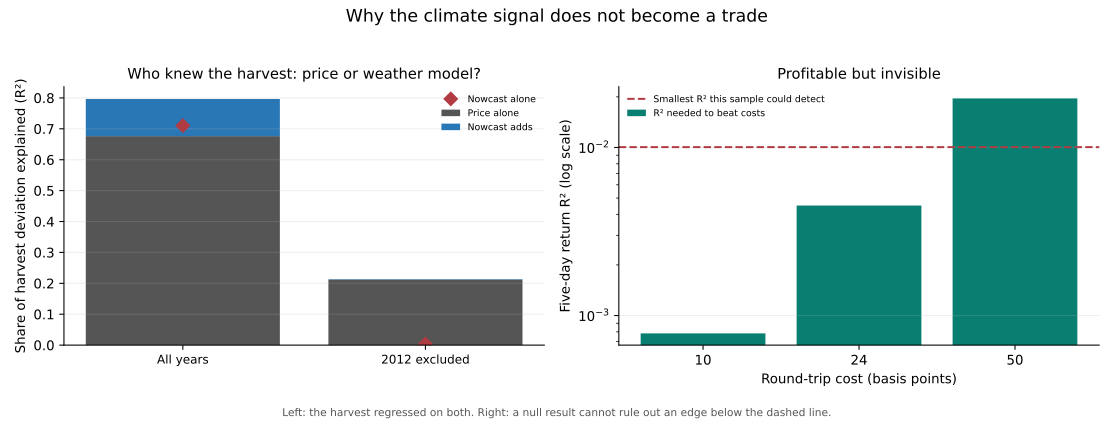

Here is the Python script that generated this plot:
"""Why the corn weather signal does not trade: already priced, and undetectable.

Two tests the return backtests cannot perform on themselves. First an
information horse race on the physical harvest, asking whether the published
nowcast still explains the yield once the contemporaneous new-crop futures price
is in the model. Then a power and cost budget, comparing the edge a strategy
needs to pay its costs with the smallest edge this sample could have detected.
Neither fits or refits a model; the forecasts raced here are the committed ones.
"""

from __future__ import annotations

import argparse
import hashlib
import sys
from pathlib import Path

import matplotlib
import pandas as pd

matplotlib.use("Agg")
import matplotlib.pyplot as plt  # noqa: E402

ROOT = Path(__file__).resolve().parents[1]
if str(ROOT / "src") not in sys.path:
    sys.path.insert(0, str(ROOT / "src"))

from pipeline.price_information import (  # noqa: E402
    ALPHA, COST_BPS, POWER, continuous_signal, december_contract_signal,
    horse_race, power_budget, return_moments,
)
from pipeline.storage import ProcessedStore, default_data_root  # noqa: E402

HEADLINE_FEATURE_SET = "points_drought"
FEASIBLE_ISSUE = 8
# The dated new-crop contract is the right instrument; the continuous series is
# the sample extension, and the two are reported separately rather than pooled.
PRIMARY_SOURCE = "december_contract"
SOURCE_LABELS = {"december_contract": "New-crop December contract (dated)",
                 "continuous_front": "Continuous front month"}
INPUT_TABLES = ("yahoo_prices_daily", "futures_contracts")
PREDICTIONS = "corn_yield_nowcast_predictions.csv"


def fingerprints(store: ProcessedStore, extra: dict[str, Path]) -> dict[str, str]:
    paths = {name: store.path(name) for name in INPUT_TABLES}
    paths.update(extra)
    result = {}
    for name, path in paths.items():
        digest = hashlib.sha256()
        with path.open("rb") as handle:
            for block in iter(lambda: handle.read(1024 * 1024), b""):
                digest.update(block)
        result[name] = digest.hexdigest()
    return result


def _save_svg(figure, path: Path) -> None:
    figure.savefig(path, metadata={"Date": None})
    path.write_text("\n".join(line.rstrip() for line
                              in path.read_text().splitlines()) + "\n")


def plot_information(race: pd.DataFrame, budget: pd.DataFrame,
                     output_dir: Path) -> None:
    """Shared versus incremental explanation, and the detectability gap."""
    with plt.rc_context({"svg.fonttype": "none",
                         "svg.hashsalt": "corn-price-information-v1"}):
        fig, axes = plt.subplots(1, 2, figsize=(11.6, 4.4))
        frame = race.loc[(race["price_source"] == PRIMARY_SOURCE)
                         & (race["issue_month"] == FEASIBLE_ISSUE)
                         & (race["feature_set"] == HEADLINE_FEATURE_SET)]
        labels, position = [], 0
        for sample in ("all_years", "exclude_2012"):
            row = frame.loc[frame["sample"] == sample]
            if row.empty:
                continue
            row = row.iloc[0]
            axes[0].bar(position, row["price_r2"], color="#555555",
                        label="Price alone" if position == 0 else None)
            axes[0].bar(position, row["incremental_r2"],
                        bottom=row["price_r2"], color="#2977b5",
                        label="Nowcast adds" if position == 0 else None)
            axes[0].plot([position], [row["nowcast_r2"]], marker="D",
                         color="#b13b42", markersize=7, linestyle="none",
                         label="Nowcast alone" if position == 0 else None)
            labels.append("All years" if sample == "all_years"
                          else "2012 excluded")
            position += 1
        axes[0].set_xticks(range(len(labels)))
        axes[0].set_xticklabels(labels, fontsize=9)
        axes[0].set_ylabel("Share of harvest deviation explained (R²)")
        axes[0].set_title("Who knew the harvest: price or weather model?",
                          fontsize=11)
        axes[0].legend(frameon=False, fontsize=7)

        horizon = budget.loc[budget["horizon_days"] == 5].sort_values("cost_bps")
        if not horizon.empty:
            axes[1].bar([str(int(cost)) for cost in horizon["cost_bps"]],
                        horizon["break_even_r2"], color="#087f70",
                        label="R² needed to beat costs")
            axes[1].axhline(float(horizon["detectable_r2"].iloc[0]),
                            color="#b13b42", linestyle="--",
                            label="Smallest R² this sample could detect")
            axes[1].set_yscale("log")
            axes[1].set_xlabel("Round-trip cost (basis points)")
            axes[1].set_ylabel("Five-day return R² (log scale)")
            axes[1].set_title("Profitable but invisible", fontsize=11)
            axes[1].legend(frameon=False, fontsize=7)
        for ax in axes:
            ax.grid(axis="y", alpha=0.2)
            ax.spines[["top", "right"]].set_visible(False)
        fig.suptitle("Why the climate signal does not become a trade",
                     fontsize=13)
        fig.text(0.5, 0.015, "Left: the harvest regressed on both. Right: a "
                 "null result cannot rule out an edge below the dashed line.",
                 ha="center", fontsize=8, color="#555555")
        fig.tight_layout(rect=(0, 0.05, 1, 0.95))
        _save_svg(fig, output_dir / "corn_price_information.svg")
        plt.close(fig)


def _race_table(frame: pd.DataFrame) -> list[str]:
    lines = [
        "| Sample | Issue | Price source | Harvests | Nowcast R² | Price R² | "
        "Joint R² | Nowcast adds | Drop-one range | Nowcast β kept | "
        "β excludes 0 |",
        "|---|---|---|---:|---:|---:|---:|---:|---|---:|---|",
    ]
    for row in frame.itertuples(index=False):
        kept = ("—" if pd.isna(row.nowcast_beta_retained)
                else f"{row.nowcast_beta_retained:.0%}")
        lines.append(
            f"| {row.sample} | {int(row.issue_month):02d}-01 | "
            f"{SOURCE_LABELS.get(row.price_source, row.price_source)} | "
            f"{row.harvests} | {row.nowcast_r2:+.3f} | {row.price_r2:+.3f} | "
            f"{row.joint_r2:+.3f} | {row.incremental_r2:+.3f} | "
            f"{row.incremental_r2_min_drop_one:+.3f} to "
            f"{row.incremental_r2_max_drop_one:+.3f} | {kept} | "
            f"{'yes' if row.nowcast_beta_excludes_zero else 'no'} |")
    return lines


def _budget_table(budget: pd.DataFrame) -> list[str]:
    lines = [
        "| Horizon | Independent draws | Cost | Break-even R² | "
        "Detectable R² | Draws needed | Shortfall | Blind? |",
        "|---|---:|---:|---:|---:|---:|---:|---|",
    ]
    for row in budget.itertuples(index=False):
        lines.append(
            f"| {row.horizon_days}-day | {row.independent_observations} | "
            f"{row.cost_bps:.0f} bps | {row.break_even_r2:.5f} | "
            f"{row.detectable_r2:.5f} | {row.observations_needed:,.0f} | "
            f"{row.observation_shortfall:.1f}× | "
            f"{'**yes**' if row.blind_to_profitable_signal else 'no'} |")
    return lines


def render_report(race: pd.DataFrame, moments: pd.DataFrame,
                  budget: pd.DataFrame, *, hashes: dict[str, str]) -> str:
    primary = race.loc[(race["price_source"] == PRIMARY_SOURCE)
                       & (race["issue_month"] == FEASIBLE_ISSUE)
                       & (race["feature_set"] == HEADLINE_FEATURE_SET)]
    full = primary.loc[primary["sample"] == "all_years"]
    excluded = primary.loc[primary["sample"] == "exclude_2012"]
    secondary = race.loc[(race["price_source"] == "continuous_front")
                         & (race["issue_month"] == FEASIBLE_ISSUE)
                         & (race["feature_set"] == HEADLINE_FEATURE_SET)
                         & (race["sample"] == "all_years")]
    five = budget.loc[budget["horizon_days"] == 5]
    blind = five.loc[five["blind_to_profitable_signal"]]
    lines = [
        "# Why the climate signal does not become a trade", "",
        "Every return test in this repository reports approximately zero or "
        "negative out-of-sample skill. That result is consistent with several "
        "different worlds, and the backtests cannot tell them apart on their "
        "own. Two of them are separated here: the information was already in "
        "the price, and the sample was too small to see an edge worth having.", "",
        "## Test one: was the weather already in the price?", "",
        "The race is run on the **harvest**, not on returns. Regressing returns "
        "on a signal asks whether the signal predicts the price, which every "
        "backtest here already answered. Regressing the realised yield "
        "deviation on the published nowcast, on the contemporaneous new-crop "
        "price change, and on both together asks who knew what — the question "
        "that separates an efficient market from a useless model.", "",
        "The price signal is the log change in the new-crop December contract "
        "from April 1 to the issue date: how much the market marked that "
        "harvest up while it was being grown. The dated contract is the right "
        "instrument, and the continuous front month is reported alongside it "
        "only because it reaches further back. Nothing is refit: the forecasts "
        "are read from the committed nowcast prediction file.", "",
        *_race_table(race.loc[
            (race["issue_month"] == FEASIBLE_ISSUE)
            & (race["feature_set"] == HEADLINE_FEATURE_SET)].sort_values(
                ["price_source", "sample"])), "",
        "![Information and power](corn_price_information.svg)", "",
    ]
    if not full.empty and not excluded.empty:
        full, excluded = full.iloc[0], excluded.iloc[0]
        lines += [
            "**Largely, yes.** Across all years the nowcast explains "
            f"{full.nowcast_r2:.3f} of the harvest deviation and the December "
            f"price {full.price_r2:.3f}; together they reach {full.joint_r2:.3f}, "
            "so they are mostly explaining the same thing. What the nowcast "
            f"adds on top of the price is {full.incremental_r2:+.3f}, its "
            f"coefficient keeps {full.nowcast_beta_retained:.0%} of its "
            "standalone value once the price is included, and the whole-harvest "
            "bootstrap on that coefficient "
            + ("excludes" if full.nowcast_beta_excludes_zero else "does not exclude")
            + " zero.", "",
            "Removing 2012 and refitting leaves the nowcast explaining "
            f"{excluded.nowcast_r2:+.3f} against the price's "
            f"{excluded.price_r2:+.3f}, with an incremental contribution of "
            f"{excluded.incremental_r2:+.3f}. On the thirteen remaining harvests "
            "the weather model adds essentially nothing to what the futures "
            "price already said, and the price retains the larger share of what "
            "little is explained.", "",
        ]
    if not secondary.empty:
        secondary = secondary.iloc[0]
        lines += [
            "The two price sources disagree, and the disagreement is "
            "interpretable rather than troubling. On the continuous front month "
            f"the nowcast's incremental contribution is {secondary.incremental_r2:+.3f} "
            "and its coefficient does survive the bootstrap. But in August the "
            "front month is a mixture of old and new crop carrying roll "
            "artefacts, so it is a worse statement of new-crop expectations and "
            "leaves more room for the weather model to look informative. The "
            "cleaner instrument is the one that subsumes the signal, which is "
            "the direction an efficiency argument predicts.", "",
        ]
    lines += [
        "## Test two: could this sample have seen a tradeable edge?", "",
        "A strategy needs only a small edge to beat costs, and a small edge "
        "needs a large sample to separate from zero. Those two thresholds are "
        "different quantities and are computed separately here. Break-even "
        "assumes a position taking the sign of the forecast on jointly normal "
        "draws, where expected gross profit per trade is "
        "`sd × sqrt(2/π) × correlation`. Detection uses the conventional "
        f"{ALPHA:.0%} two-sided test at {POWER:.0%} power. Only non-overlapping "
        "returns are counted, because overlapping windows are not independent "
        "observations.", "",
        "### Growing-season return dispersion", "",
        "| Horizon | SD | Overlapping | Independent | Window |",
        "|---|---:|---:|---:|---|",
    ]
    for row in moments.itertuples(index=False):
        lines.append(
            f"| {row.horizon_days}-day | {row.return_sd:.4f} | "
            f"{row.overlapping_observations} | {row.independent_observations} | "
            f"{row.first_date} to {row.last_date} |")
    lines += [
        "", "### What pays, against what could be measured", "",
        *_budget_table(budget.sort_values(["horizon_days", "cost_bps"])), "",
    ]
    if not blind.empty:
        worst = blind.loc[blind["cost_bps"].idxmin()]
        lines += [
            f"At five days and {worst.cost_bps:.0f} basis points a sign rule "
            f"breaks even at an R² of {worst.break_even_r2:.5f}, while the "
            f"{worst.independent_observations} independent growing-season "
            "returns in this archive can only distinguish an R² of "
            f"{worst.detectable_r2:.5f} from zero — a factor of "
            f"{worst.detectable_r2 / worst.break_even_r2:.0f}. Detecting the "
            f"break-even edge would need about "
            f"{worst.observations_needed:,.0f} independent observations, "
            f"{worst.observation_shortfall:.0f} times what exists.", "",
            "**So there is a band of signal strengths that would be profitable "
            "and invisible**, and a null result cannot rule them out. Every "
            "cost level marked *yes* above sits in that band.", "",
        ]
    lines += [
        "## What this does and does not excuse", "",
        "The power budget is a statement about the experiment's resolution, not "
        "a defence of its result, and it would be a misreading to take it as "
        "one. The backtests in this repository did not merely fail to reach "
        "significance. The locked USDA Crop Progress model lost 52.7% after "
        "costs, the sealed GEFS holdout lost 7.3% with −0.98 Sharpe, and the "
        "frozen signal's next-open replay returned −7.1%. A true edge too small "
        "to detect produces results scattered near zero; it does not produce "
        "losses of that size. Those outcomes are evidence against a positive "
        "edge in their own right, and they are consistent with the execution "
        "attribution's finding that real per-contract costs removed far more "
        "than the ten-basis-point bridge assumed.", "",
        "Read together, the two tests give a specific answer to why the climate "
        "signal does not translate into profitable trades. The information is "
        "largely public and already impounded in the new-crop price by the time "
        "a weather model can compute it, so there is little left to trade. "
        "Whatever remains is smaller than this sample can measure at realistic "
        "costs, so no amount of further modelling on this archive could "
        "establish it. And the executed attempts lost money rather than "
        "hovering near zero, which is the strongest of the three signs.", "",
        "## Limits", "",
        "The horse race has fourteen harvests on the dated contract and "
        "sixteen on the continuous series, so every R² in it is a small-sample "
        "quantity and the all-years figures are visibly carried by 2012 — the "
        "drop-one columns show by how much. A four-month price change is one "
        "summary of market expectations among many; options-implied "
        "distributions and the old-crop/new-crop spread are not tested. The "
        "break-even arithmetic assumes normality and an every-period sign rule, "
        "while the project's models hold sometimes, which trades breadth "
        "against cost. The power calculation treats non-overlapping returns as "
        "independent, which ignores remaining seasonality and volatility "
        "clustering and so is optimistic about the sample. No model is refit, no "
        "trading specification is changed, and no sealed holdout is opened.", "",
        "## Reproduce", "",
        "```bash", "PYTHONPATH=src python analysis/corn_price_information.py",
        "```", "",
        "Requires the nowcast evaluation to have been run first. Use "
        "`--data-root`, `--output-dir`, and `--cost-bps` to vary the "
        "assumptions. Inspect the "
        "[horse race](corn_price_information_race.csv), "
        "[price signals](corn_price_information_signals.csv), "
        "[return moments](corn_price_information_moments.csv), and "
        "[power budget](corn_price_information_budget.csv). Input "
        "fingerprints:", "",
    ]
    lines.extend(f"- `{name}`: `{value}`" for name, value in hashes.items())
    return "\n".join(lines) + "\n"


def main() -> None:
    parser = argparse.ArgumentParser(description=__doc__)
    parser.add_argument("--data-root", type=Path, default=default_data_root())
    parser.add_argument("--input-dir", type=Path, default=ROOT / "analysis")
    parser.add_argument("--output-dir", type=Path, default=ROOT / "analysis")
    parser.add_argument("--cost-bps", type=float, nargs="+",
                        default=list(COST_BPS))
    args = parser.parse_args()
    store = ProcessedStore(args.data_root)

    predictions_path = args.input_dir / PREDICTIONS
    if not predictions_path.exists():
        raise SystemExit(f"missing {predictions_path}; run the nowcast first")
    predictions = pd.read_csv(predictions_path)
    predictions = predictions.loc[predictions["feature_set"] != "trend_only"]

    signals = pd.concat([
        december_contract_signal(store.read("futures_contracts")),
        continuous_signal(store.read("yahoo_prices_daily")),
    ], ignore_index=True)
    race = horse_race(predictions, signals)
    if race.empty:
        raise SystemExit("no overlapping harvests between forecasts and prices")
    moments = return_moments(store.read("yahoo_prices_daily"))
    budget = power_budget(moments, cost_bps=tuple(args.cost_bps))

    args.output_dir.mkdir(parents=True, exist_ok=True)
    stem = args.output_dir / "corn_price_information"
    for name, frame in (("race", race), ("signals", signals),
                        ("moments", moments), ("budget", budget)):
        frame.to_csv(f"{stem}_{name}.csv", index=False, float_format="%.10g",
                     date_format="%Y-%m-%d")
    plot_information(race, budget, args.output_dir)
    Path(f"{stem}_report.md").write_text(render_report(
        race, moments, budget,
        hashes=fingerprints(store, {PREDICTIONS: predictions_path})))

    shown = race.loc[(race["issue_month"] == FEASIBLE_ISSUE)
                     & (race["feature_set"] == HEADLINE_FEATURE_SET)]
    print(shown[["sample", "price_source", "harvests", "nowcast_r2", "price_r2",
                 "joint_r2", "incremental_r2", "nowcast_beta_retained",
                 "nowcast_beta_excludes_zero"]].to_string(
        index=False, float_format=lambda value: f"{value:.3f}"))
    print()
    print(budget.loc[budget["horizon_days"] == 5, [
        "cost_bps", "break_even_r2", "detectable_r2", "observations_needed",
        "blind_to_profitable_signal"]].to_string(
        index=False, float_format=lambda value: f"{value:.5f}"))
    print(f"Wrote {stem}_{{race,signals,moments,budget}}.csv, "
          f"{stem}_report.md, {stem}.svg")


if __name__ == "__main__":
    main()
